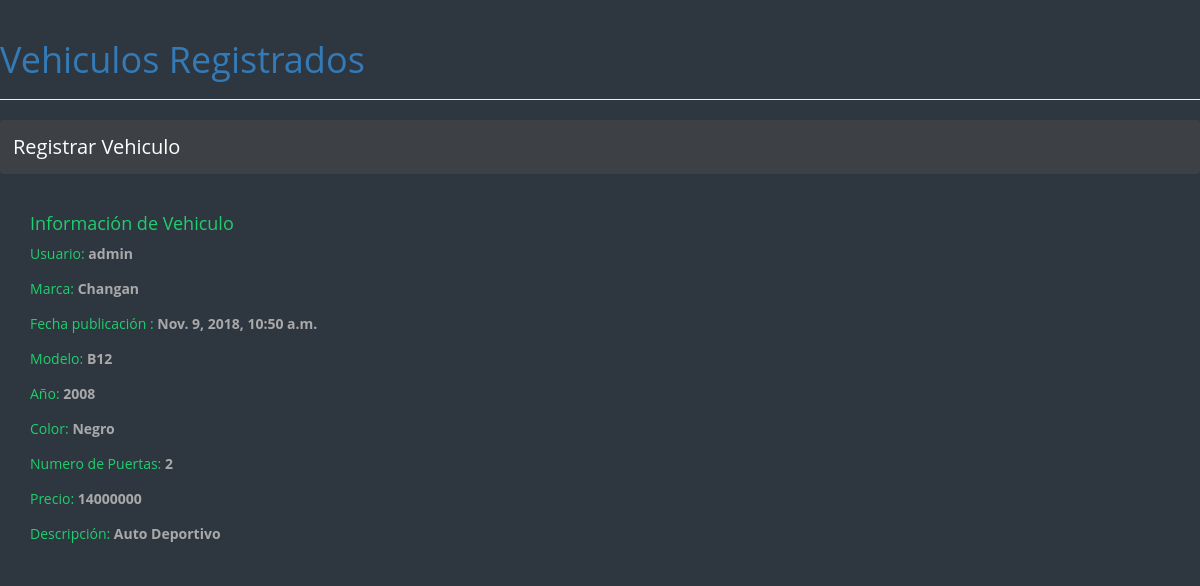
The page /post/8/ on the database its author committed.
### blog/models.py (models this page shows, shortened)
class Vehiculo(models.Model):
    author = models.ForeignKey('auth.User',on_delete=models.CASCADE)
    marca=models.CharField(max_length=30)
    modelo=models.CharField(max_length=30)
    anio=models.CharField(max_length=30)
    color=models.CharField(max_length=30)
    numero_puertas=models.CharField(max_length=30)
    descripcion=models.CharField(max_length=30)
    fecha_publicacion=models.DateTimeField(blank=True,null=True)
    precio=models.CharField(max_length=30)

### blog/views.py (the view)
# urls.py: path('post/<int:pk>/', views.post_detail, name='post_detail'),
def post_detail(request, pk):
    post = get_object_or_404(Vehiculo, pk=pk)
    return render(request, 'blog/post_detail.html', {'post': post})

### blog/templates/blog/post_detail.html (shortened to what this page needs)
{%extends 'blog/base.html'%}
{% block content %}
        <div class="post">
            <h4>Información de Vehiculo</h4>
            <p>Usuario: <label style="color:darkgray">{{ post.author }}</label></p>
            <p>Marca: <label style="color:darkgray">{{ post.marca }}</label></p>
            <p>Fecha publicación : <label style="color:darkgray">{{ post.fecha_publicacion }}</label></p>
            <p>Modelo: <label style="color:darkgray">{{ post.modelo }}</label></p>
            <p>Año: <label style="color:darkgray">{{ post.anio }}</label></p>
            <p>Color: <label style="color:darkgray">{{ post.color }}</label></p>
            <p>Numero de Puertas: <label style="color:darkgray">{{ post.numero_puertas }}</label></p>
            <p>Precio: <label style="color:darkgray">{{ post.precio }}</label></p>
            <p>Descripción: <label style="color:darkgray">{{ post.descripcion|linebreaksbr }}</label></p>
        </div>
    </div>
{% endblock %}

### blog/static/css/blog.css (style rules this page uses)
body { background: #2E3740; color: #1FCE6D; font-family: 'Open Sans', sans-serif }

### rows shown on the page
Vehiculo: author "admin", marca "Changan", fecha_publicacion "Nov. 9, 2018, 10:50 a.m.", modelo "B12", anio "2008", color "Negro", numero_puertas "2", precio "14000000", descripcion "Auto Deportivo"
